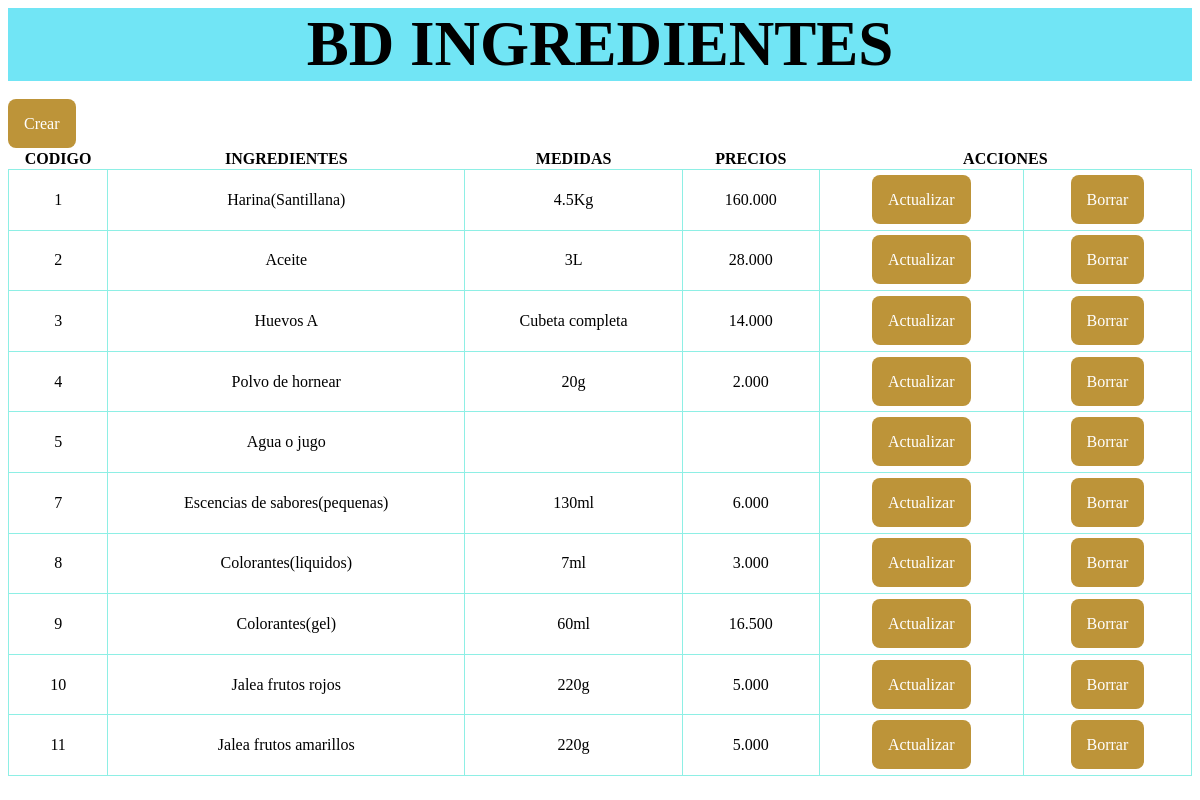
/BD_diabetico/consulBDingre.php, run on the app's committed database.
### tables this page shows
CREATE TABLE `ingredientes` (
  `Codigo` int(5) NOT NULL,
  `Ingredientes` varchar(100) NOT NULL,
  `Medidas` varchar(100) NOT NULL,
  `Precios` varchar(100) NOT NULL
);

### BD_diabetico/consulBDingre.php (the view, shortened to what this page needs)
<?php
    $host = 'sql311.infinityfree.com';
    $username = 'if0_37008929';
    $password = 'Diabetic0G';
    $dbname = 'if0_37008929_diabetico_goloso';
    $hostPDO = "mysql:host=$host;dbname=$dbname;";
    $tuPDO = new PDO($hostPDO, $username, $password);
    $consulta = $tuPDO->prepare('SELECT * FROM ingredientes;');
    $consulta->execute();
?>
<!DOCTYPE html>
<html lang="es">
<head>
</head>
<body>
    <h1>BD INGREDIENTES</h1>
    <br>
    <p><a class="button" href="crear_ingre.php">Crear</a></p>
    <table>
        <tr>
            <th>CODIGO</th>
            <th>INGREDIENTES</th>
            <th>MEDIDAS</th>
            <th>PRECIOS</th>
            <th colspan="2">ACCIONES</th>
        </tr>
        <?php foreach($consulta as $key => $valor): ?>
            <tr>
                <td><?= $valor['Codigo']; ?></td>
                <td><?= $valor['Ingredientes']; ?></td>
                <td><?= $valor['Medidas']; ?></td>
                <td><?= $valor['Precios']; ?></td>
                <td><a class="button" href="actualizar_ingre.php?Codigo=<?= $valor['Codigo'] ?>">Actualizar</a></td>
                <td><a class="button" href="borrar_ingre.php?Codigo=<?= $valor['Codigo'] ?>">Borrar</a></td>
            </tr>
        <?php endforeach; ?>
    </table>
</body>
</html>

### BD_diabetico/consulBDingre.php (style rules this page uses)
h1 { text-align: center; background-color:#71e5f5 ; margin: 0; font-size: 394%; }
table { border-collapse: collapse; width: 100%; }
table td { border: 1px solid #8eefe5; text-align: center; padding: 1.3rem; }
.button { border-radius: .5rem; color: white; background-color: #bd9439; padding: 1rem; text-decoration: none; }

### data on the page
ingredientes: Codigo "1", Ingredientes "Harina(Santillana)", Medidas "4.5Kg", Precios "160.000"
ingredientes: Codigo "2", Ingredientes "Aceite", Medidas "3L", Precios "28.000"
ingredientes: Codigo "3", Ingredientes "Huevos A", Medidas "Cubeta completa", Precios "14.000"
ingredientes: Codigo "4", Ingredientes "Polvo de hornear", Medidas "20g", Precios "2.000"
ingredientes: Codigo "5", Ingredientes "Agua o jugo"
ingredientes: Codigo "7", Ingredientes "Escencias de sabores(pequenas)", Medidas "130ml", Precios "6.000"
ingredientes: Codigo "8", Ingredientes "Colorantes(liquidos)", Medidas "7ml", Precios "3.000"
ingredientes: Codigo "9", Ingredientes "Colorantes(gel)", Medidas "60ml", Precios "16.500"
ingredientes: Codigo "10", Ingredientes "Jalea frutos rojos", Medidas "220g", Precios "5.000"
ingredientes: Codigo "11", Ingredientes "Jalea frutos amarillos", Medidas "220g", Precios "5.000"
